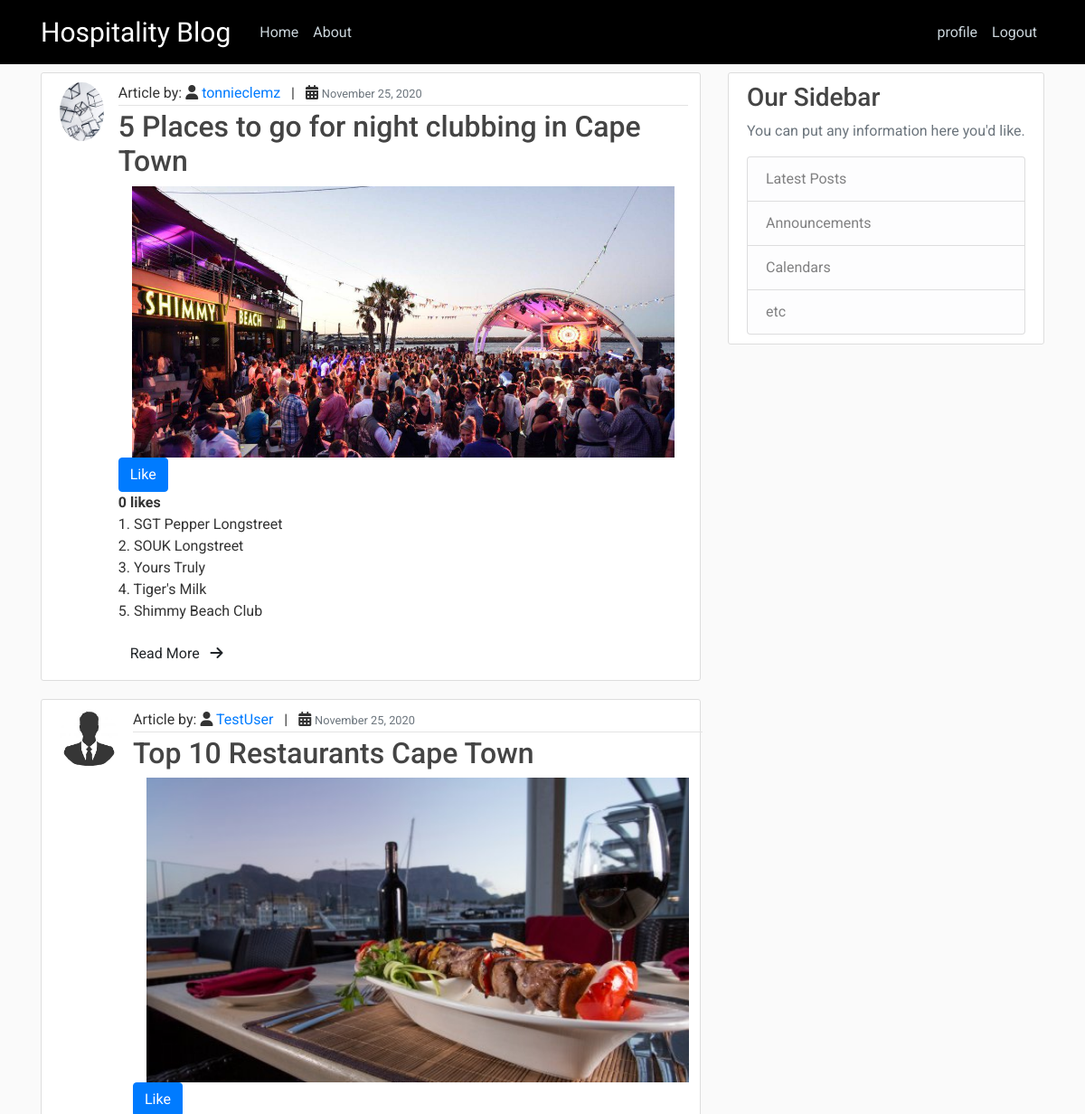
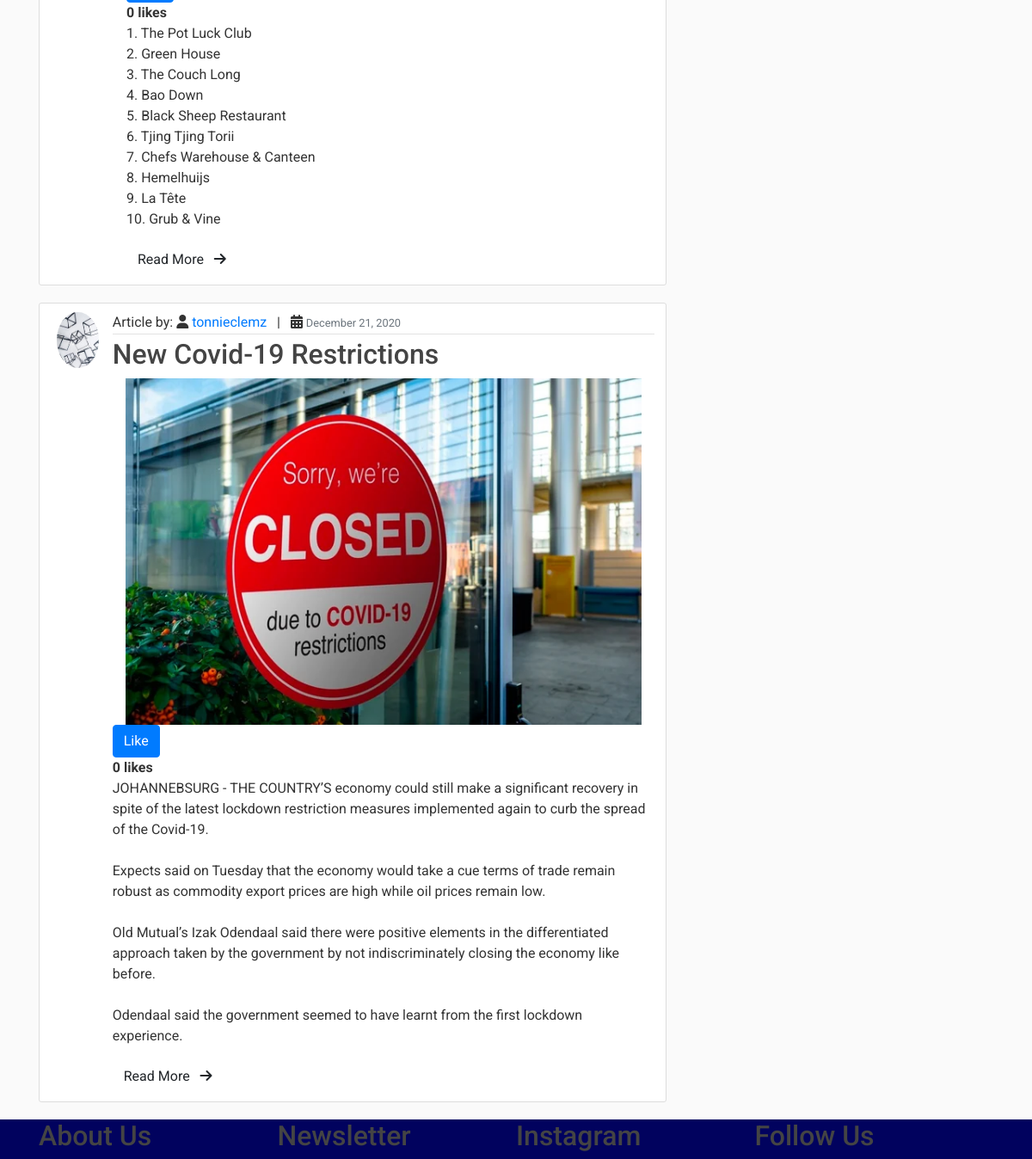
Screenshot of / (signed in) with the database file from the repository (2 pictures, top to bottom).
### blog/models.py (models this page shows, shortened)
class Post(models.Model):
    title = models.CharField(max_length=100)
    post_image = models.ImageField( upload_to='posts_images')
    content = models.TextField()
    date_posted = models.DateTimeField(default=timezone.now)
    date_updated = models.DateTimeField(default=timezone.now)
    author = models.ForeignKey(User, on_delete=models.CASCADE, related_name='author')
    liked = models.ManyToManyField(User, default=None, blank=True, related_name='liked')

### users/models.py (models this page shows, shortened)
class Profile(models.Model):
    user = models.OneToOneField(User, on_delete=models.CASCADE)
    image = models.ImageField(default='default.jpeg', upload_to='profile_pics')
    date_of_birth = models.DateField(auto_now_add=False, auto_now=False, blank=True)
    location = models.CharField(max_length=50, default='My Location')
    biography = models.CharField(max_length=2000,default='My biography')

### blog/views.py (the view)
# urls.py: path('', views.home, name='blog-home'),
def home(request):
    context = {
        'posts': Post.objects.all(),
        'user' : request.user,
    }
    return render(request, 'blog/home.html', context)

### blog/templates/blog/home.html (shortened to what this page needs)
{% extends "blog/base.html"%}
{% block content %}
    {% for post in posts %}
       <article class="media content-section">
         <img class="rounded-circle article-img" src="{{ post.author.profile.image.url }}" >
          <div class="media-body">
            <div class="article-metadata">
              <span>Article by: <i class="fa fa-user" aria-hidden="true"></i> <a class="mr-2" href="#">{{ post.author }}</a></span> | &nbsp;
              <i class="fa fa-calendar" aria-hidden="true"></i> <small class="text-muted">{{ post.date_posted|date:"F d, Y" }}</small>
            </div>
            <h2><a class="article-title" href="#">{{ post.title }}</a></h2>
            <div class="container post-image">
              <div>
                <img src="{{ post.post_image.url }}" alt="{{ post.title }}" class="img">
              </div>
            </div>
            {% if user.is_authenticated %}
              <form action="{% url 'blog:like-post'%}" method="POST">
                {% if user not in post.liked.all %}
                  <button class="btn btn-primary" type="submit">Like</button>
                {% else %}
                  <button class="btn btn-danger" type="submit">Unlike</button>
                {% endif %}
              </form>
            {% endif %}
            <strong>{{ post.liked.all.count }} likes</strong>
            <p class="article-content">{{ post.content }}</p>
            <button class="btn post-btn"> Read More &nbsp; <i class="fa fa-arrow-right"></i></button>
          </div>
       </article>
    {% endfor %}
{% endblock content %}

### blog/static/blog/main.css (style rules this page uses)
body { background: #fafafa; color: #333333; margin-top: 5rem; font-family: 'Roboto', sans-serif; }
h1, h2, h3, h4, h5, h6 { color: #444444; }
.content-section { background: #ffffff; padding: 10px 20px; border: 1px solid #dddddd; border-radius: 3px; margin-bottom: 20px; }
.article-title { color: #444444; }
.article-content { white-space: pre-line; }
.article-img { height: 65px; width: 65px; margin-right: 16px; }
.article-metadata { padding-bottom: 1px; margin-bottom: 4px; border-bottom: 1px solid #e3e3e3 }
.post-image .img { width: 600px; overflow: hidden; }

### rows the page displays
Post: author.profile.image (picture), author "tonnieclemz", date_posted "November 25, 2020", title "5 Places to go for night clubbing in Cape Town", post_image (picture), shows "Like", liked.all.count "0", content "1. SGT Pepper Longstreet 2. SOUK Longstreet 3. Yours Truly 4. Tiger's Milk 5. Shimmy Beach Club"
Post: author.profile.image (placeholder picture), author "TestUser", date_posted "November 25, 2020", title "Top 10 Restaurants Cape Town", post_image (picture), shows "Like", liked.all.count "0", content "1. The Pot Luck Club 2. Green House 3. The Couch Long 4. Bao Down 5. Black Sheep Restaurant 6. Tjing Tjing Torii 7. Chefs Warehouse & Canteen 8. Hemelhuijs 9. La Tête 10. Grub & Vine"
Post: author.profile.image (picture), author "tonnieclemz", date_posted "December 21, 2020", title "New Covid-19 Restrictions", post_image (picture), shows "Like", liked.all.count "0", content "JOHANNEBSURG - THE COUNTRY’S economy could still make a significant recovery in spite of the latest lockdown restriction measures implemented again to curb the spread of the Covid-19. Expects said on Tuesday that the economy would take a cue terms of trade remain robust as commodity export prices are high while oil prices remain low. Old Mutual’s Izak Odendaal said there were positive elements in the differentiated approach taken by the government by not indiscriminately closing the economy like before. Odendaal said the government seemed to have learnt from the first lockdown experience."
